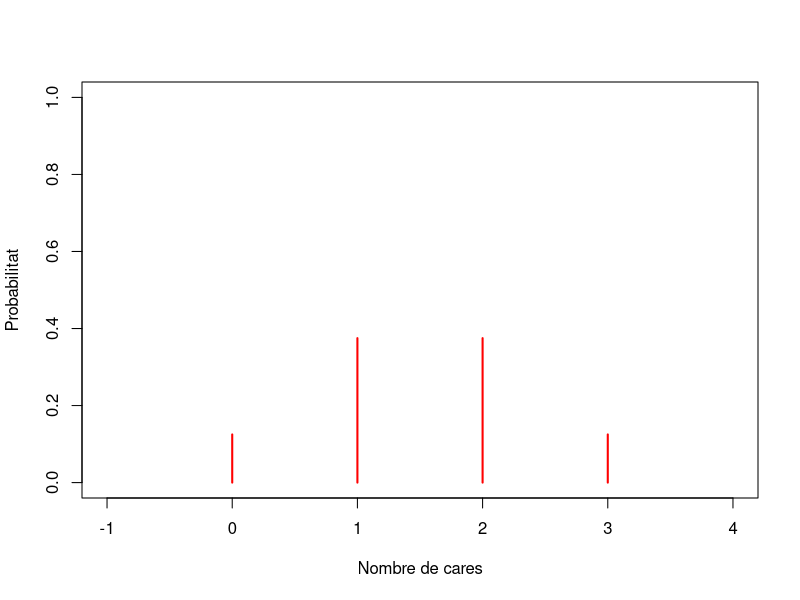
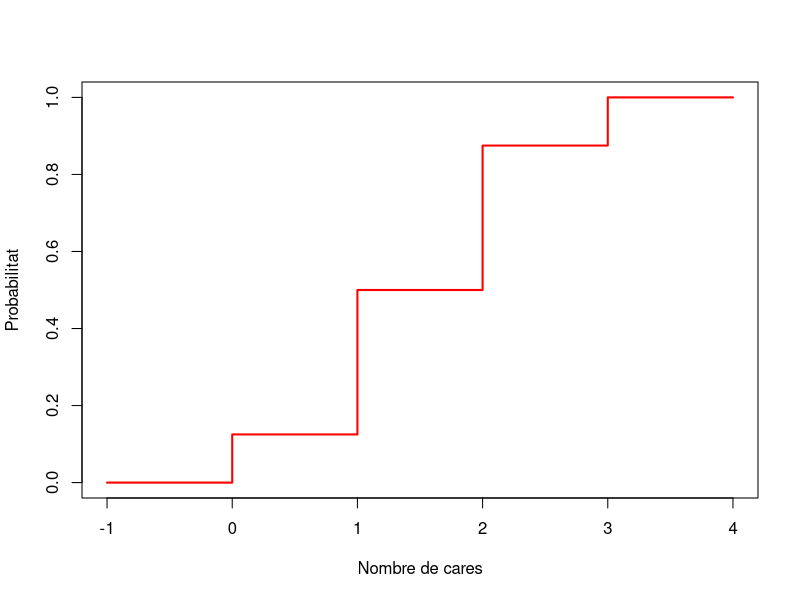
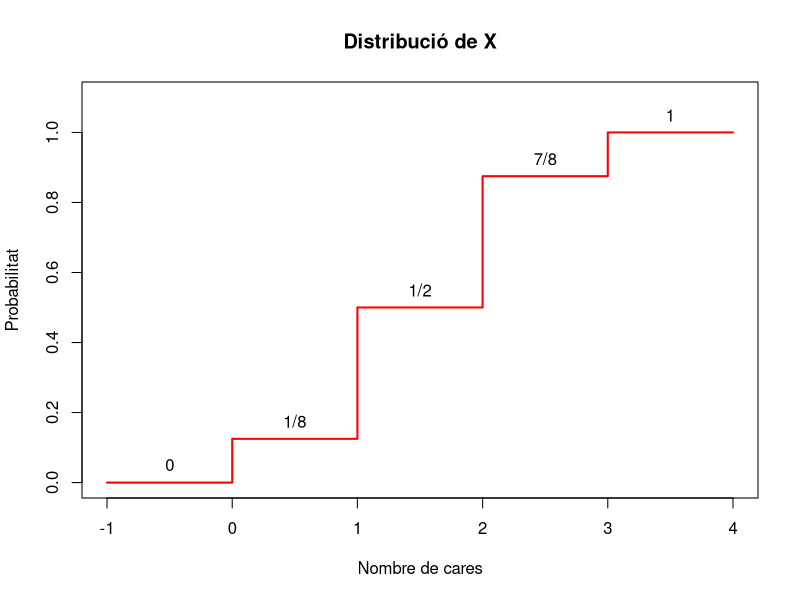
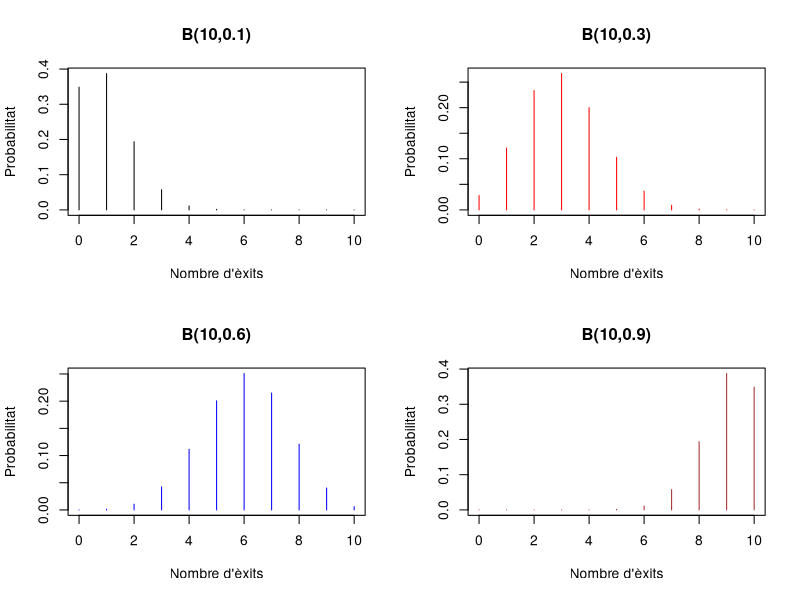
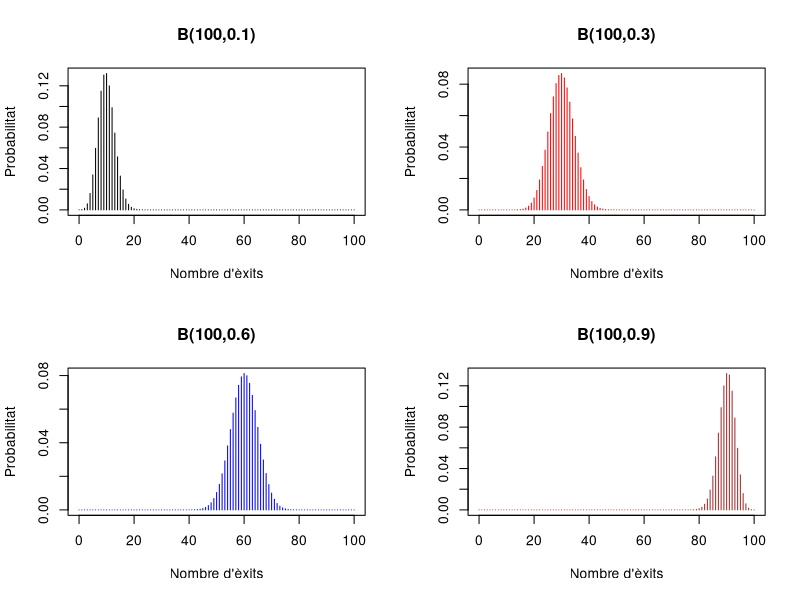
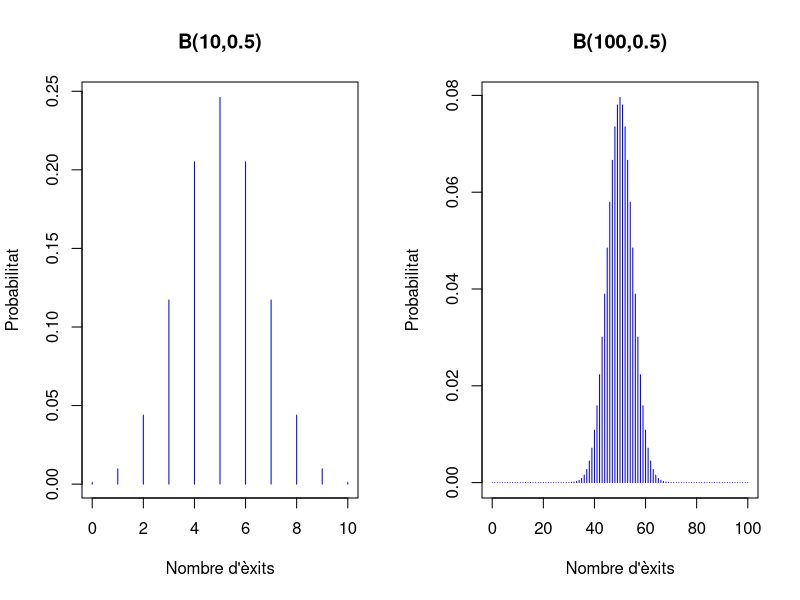

Here is the R script that generated these plots, in order: (Note: this script raises an error after producing the figures.)
## ---- chunk 1
plot(0:3,c(1/8,3/8,3/8,1/8),xlim=c(-1,4),ylim=c(0,1),xlab="Nombre de cares",ylab="Probabilitat",main="",type="h",col="red",lwd=2)
## ---- chunk 2
plot(c(-1,0,0,1,1,2,2,3,3,4),c(0,0,1/8,1/8,1/2,1/2,7/8,7/8,1,1),xlim=c(-1,4),yaxp=c(0,1,5),xlab="Nombre de cares",ylab="Probabilitat",main="",type="l",col="red",lwd=2)
## ---- chunk 3
plot(c(-1,0,0,1,1,2,2,3,3,4),c(0,0,1/8,1/8,1/2,1/2,7/8,7/8,1,1),xlim=c(-1,4),ylim=c(0,1.1),yaxp=c(0,1,5),xlab="Nombre de cares",ylab="Probabilitat",main="Distribució de X",type="l",col="red",lwd=2)
text(c(-0.5,0.5,1.5,2.5,3.5),c(0,1/8,1/2,7/8,1)+0.05,labels=c("0","1/8","1/2","7/8","1"))
## ---- chunk 4
par(mfrow=c(2,2))
plot(0:10,dbinom(0:10,10,0.1),pch=20,cex=0.75,xlab="Nombre d'èxits",ylab="Probabilitat",type="h",main="B(10,0.1)")
plot(0:10,dbinom(0:10,10,0.3),pch=20,cex=0.75,xlab="Nombre d'èxits",ylab="Probabilitat",type="h",main="B(10,0.3)",col="red")
plot(0:10,dbinom(0:10,10,0.6),pch=20,cex=0.75,xlab="Nombre d'èxits",ylab="Probabilitat",type="h",main="B(10,0.6)",col="blue")
plot(0:10,dbinom(0:10,10,0.9),pch=20,cex=0.75,xlab="Nombre d'èxits",ylab="Probabilitat",type="h",main="B(10,0.9)",col="brown")
## ---- chunk 5
par(mfrow=c(2,2))
plot(0:100,dbinom(0:100,100,0.1),pch=20,cex=0.75,xlab="Nombre d'èxits",ylab="Probabilitat",type="h",main="B(100,0.1)")
plot(0:100,dbinom(0:100,100,0.3),pch=20,cex=0.75,xlab="Nombre d'èxits",ylab="Probabilitat",type="h",main="B(100,0.3)",col="red")
plot(0:100,dbinom(0:100,100,0.6),pch=20,cex=0.75,xlab="Nombre d'èxits",ylab="Probabilitat",type="h",main="B(100,0.6)",col="blue")
plot(0:100,dbinom(0:100,100,0.9),pch=20,cex=0.75,xlab="Nombre d'èxits",ylab="Probabilitat",type="h",main="B(100,0.9)",col="brown")
par(mfrow=c(1,1))
## ---- chunk 6
par(mfrow=c(1,2))
plot(0:10,dbinom(0:10,10,0.5),pch=20,cex=0.75,xlab="Nombre d'èxits",ylab="Probabilitat",type="h",main="B(10,0.5)",col="blue")
plot(0:100,dbinom(0:100,100,0.5),pch=20,cex=0.75,xlab="Nombre d'èxits",ylab="Probabilitat",type="h",main="B(100,0.5)",col="blue")
par(mfrow=c(1,1))
## ---- chunk 7
include_graphics("Bioestadistica-II_files/figure-html/appprobdistr.png")
## ---- chunk 8
dbinom(5,20,1/6)
## ---- chunk 9
pbinom(5,20,1/6)
## ---- chunk 10
pbinom(4,20,1/6)
## ---- chunk 11
1-pbinom(7,20,1/6)
## ---- chunk 12
qbinom(0.25,20,1/6)
## ---- chunk 13
pbinom(2,20,1/6)
## ---- chunk 14
pbinom(1,20,1/6)
## ---- chunk 15
rbinom(50,20,1/6)
## ---- chunk 16
rbinom(50,20,1/6)
rbinom(50,20,1/6)
rbinom(50,20,1/6)
## ---- chunk 17
plot(0:10,dbinom(0:10,10,0.1),type="h",xlab="k",ylab="P(X=k)",main="Binomial vs Hipergeomètrica",ylim=c(0,0.5),lwd=1.5)
points(0.075+0:10,dhyper(0:10,5,45,10),type="h",col="red",lwd=1.5)
points(0.15+0:10,dhyper(0:10,50,450,10),type="h",col="blue",lwd=1.5)
points(0.225+0:10,dhyper(0:10,5000,45000,10),type="h",col="brown",lwd=1.5)
legend("topright",lty=c(1,1,1,1),col=c("black","red","blue","brown"),legend=c("B(10,0.1)","H(5,45,10)","H(50,450,10)","H(5000,45000,10)"),cex=0.75)
## ---- chunk 18
par(mfrow=c(2,2))
plot(0:10,dpois(0:10,2),xlab="Nombre d'observacions",ylab="Probabilitat",type="h",main=expression(lambda==2),col="red",lwd=2)
plot(0:15,dpois(0:15,5),xlab="Nombre d'observacions",ylab="Probabilitat",type="h",main=expression(lambda==5),lwd=2)
plot(0:25,dpois(0:25,10),xlab="Nombre d'observacions",ylab="Probabilitat",type="h",main=expression(lambda==10),col="blue",lwd=2)
plot(0:120,dpois(0:120,50),xlab="Nombre d'observacions",ylab="Probabilitat",type="h",main=expression(lambda==50),col="brown",lwd=2)
## ---- chunk 19
knitr::include_graphics("Bioestadistica-II_files/figure-html/dontpanic.png")
## ---- chunk 20
knitr::include_graphics("Bioestadistica-II_files/figure-html/graficadensidad3.png")
## ---- chunk 21
par(mfrow=c(3,2))
set.seed(100)
x=rf(10001000,2,4)
x=x[x<20]
hist(x,col="skyblue",freq=FALSE,xlab="",ylab="Densitat",main="", breaks=seq(0,20,length.out=10))
hist(x,col="skyblue",freq=FALSE,xlab="",ylab="Densitat",main="", breaks=seq(0,20,length.out=20))
hist(x,col="skyblue",freq=FALSE,xlab="",ylab="Densitat",main="", breaks=seq(0,20,length.out=50),ylim=c(0,0.8))
hist(x,col="skyblue",freq=FALSE,xlab="",ylab="Densitat",main="", breaks=seq(0,20,length.out=100),ylim=c(0,0.9))
hist(x,col="skyblue",freq=FALSE,xlab="",ylab="Densitat",main="", breaks=seq(0,20,length.out=200),ylim=c(0,0.9))
H4=hist(x,col="skyblue",freq=FALSE,xlab="",ylab="Densitat",main="", breaks=seq(0,20,length.out=500),ylim=c(0,1))
lines(H4$mids,H4$density,col="red",lwd=1.5)
par(mfrow=c(1,1))
## ---- chunk 22
H5=hist(x,col="skyblue",freq=FALSE,xlab="",ylab="Densitat",main="", breaks=seq(0,20,length.out=1000),ylim=c(0,1))
polygon(c(0,H5$mids),c(0,H5$density),col="skyblue",lwd=1.5,xlab="",ylab="Densitat")
## ---- chunk 23
knitr::include_graphics("Bioestadistica-II_files/figure-html/entreaib.png")
## ---- chunk 24
knitr::include_graphics("Bioestadistica-II_files/figure-html/density.png")
## ---- chunk 25
curve(dnorm(x,0,0.01),xlim=c(-0.05,0.05),xlab="",ylab="",main="Densitat de N(0,0.01)")
## ---- chunk 26
knitr::include_graphics("Bioestadistica-II_files/figure-html/censored.png")
## ---- chunk 27
curve(dnorm(x),-4,4,col="blue",lwd=3,main="",xlab="",ylab="")
abline(v=0)
## ---- chunk 28
knitr::include_graphics("Bioestadistica-II_files/figure-html/paranormal.png")
## ---- chunk 29
curve(pnorm(x,40*0.3,sqrt(40*0.3*0.7)),xlim=c(0,30),xlab="",ylab="",col="blue",lwd=2)
curve(pbinom(x,40,0.3),col="red",add=TRUE)
legend("topleft",lty=c(1,1),col=c("blue","red"),legend=c("Normal","Binomial"),cex=0.75)
## ---- chunk 30
y=30:110
plot(y,ppois(y,70),lwd=1.5,xlab="",ylab="", col="red", type="s",
     main="")
curve(pnorm(x,70,sqrt(70)),col="blue",add=TRUE,lwd=2)
legend("topleft",legend=c("Normal","Poisson"),col=c("blue","red"),
       lty=c(1,1),cex=0.75)
## ---- chunk 31
knitr::include_graphics("Bioestadistica-II_files/figure-html/emorisa.png")
## ---- chunk 32
pnorm(1.5,1,2)
## ---- chunk 33
qnorm(0.4,1,2)
## ---- chunk 34
dnorm(1.5,1,2)
## ---- chunk 35
pnorm(1.5)
## ---- chunk 36
qnorm(0.95)
## ---- chunk 37
pnorm(1)-pnorm(-1)
## ---- chunk 38
pbinom(70,400,0.2)
## ---- chunk 39
pnorm(70,80,8)
## ---- chunk 40
pnorm(70.5,80,8)
## ---- chunk 41
dbinom(70,400,0.2) 
## ---- chunk 42
dnorm(70,80,8) 
## ---- chunk 43
pnorm(70.5,80,8) -pnorm(69.5,80,8)
## ---- chunk 44
knitr::include_graphics("Bioestadistica-II_files/figure-html/hiperhipo.png")
## ---- chunk 45
round(qnorm(0.05,124,13.7),1)
## ---- chunk 46
round(qnorm(0.1,124,13.7),1)
## ---- chunk 47
round(qnorm(0.9,124,13.7),1)
## ---- chunk 48
round(qnorm(0.95,124,13.7),1)
## ---- chunk 49
Grup=c("Hipotens","Prehipotens","Normotens","Prehipertens","Hipertens")
Interval=c("<101.5","101.5 a 106.4","106.4 a 141.6","141.6 a 146.5","> 146.5")
df_aux=cbind(Grup, Interval)
## ---- chunk 50
knitr::kable(df_aux, booktabs = FALSE,col.names=c("Grup","Interval"), caption ="Límits d'hipotensió-hipertensió en homes joves.")
## ---- chunk 51
curve(dnorm,-4,4,xaxt="n",yaxt="n",xaxs="i",yaxs="i",xlab="",bty="l",ylab="",lwd=2)
abline(v=0,lty=2)
axis(1,at=c(0), labels=c(expression(mu)))
## ---- chunk 52
x <- seq(-4,4,.1)

plot(x,dnorm(x),type="l",xlab="",ylab=expression(f[X](x)),xaxs="i",yaxs="i",ylim=c(0,.4),bty="l",xaxt="n",yaxt="n")
polysection <- function(a,b,dist=dnorm,col="blue",n=11){
dx <- seq(a,b,length.out=n)
polygon(c(a,dx,b),c(0,dist(dx),0),border=NA,col=col)
}

for(i in -4:0){
polysection(i,i+1,col="grey")
}

axis(1,at=c(1), labels=c(expression(x)))
arrows(-0,0.1,-2.5,0.3,lwd=2)
text(-2.5,0.32,expression(F[X](x)== P(X<=x) ) )
## ---- chunk 53
x <- seq(-4,4,.1)

plot(x,dnorm(x),type="l",xlab="",ylab="",xaxs="i",yaxs="i",ylim=c(0,.4),bty="l",xaxt="n",yaxt="n",lwd=2)
polysection <- function(a,b,dist=dnorm,col="blue",n=11){
dx <- seq(a,b,length.out=n)
polygon(c(a,dx,b),c(0,dist(dx),0),border=NA,col=col)
}

for(i in -4:-2){
polysection(i,i+1,col="blue")
# polysection(-i-1,-i,col="grey")
}
for(i in 1:4){
polysection(i,i+1,col="blue")
# polysection(-i-1,-i,col="grey")
}


axis(1,at=c(-1,0,1), labels=c(expression(mu-x),expression(mu),expression(mu+x)))
abline(v=0,lty=2)
## ---- chunk 54
curve(dnorm(x,0,1),-4,6,col="red",xaxs="i",yaxs="i",ylim=c(0,0.5),bty="l",xaxt="n",yaxt="n",xlab="",ylab="",lwd=2,main=expression(mu[1]<mu[2]))
curve(dnorm(x,2,1),-4,6,col="blue",lwd=2,add=T)
abline(v=0)
abline(v=2)
axis(1,at=c(0,2), labels=c(expression(mu[1]),expression(mu[2])))
text(-1.5,0.32,expression(N(mu[1],sigma)),col="red")
text(3.5,0.32,expression(N(mu[2],sigma)),col="blue")
## ---- chunk 55
curve(dnorm(x,0,1),-6,6,col="red",xaxs="i",yaxs="i",ylim=c(0,0.5),bty="l",xaxt="n",yaxt="n",xlab="",ylab="",lwd=2,main=expression(sigma[1]<sigma[2]))
curve(dnorm(x,0,1.5),col="blue",lwd=2,add=T)
abline(v=0)
axis(1,at=c(0), labels=c(expression(mu)))
text(-1.5,0.32,expression(N(mu,sigma[1])),col="red")
text(3.5,0.1,expression(N(mu,sigma[2])),col="blue")
## ---- chunk 56
curve(dnorm(x,0,1),-4,8,col="red",xaxs="i",yaxs="i",ylim=c(0,0.5),bty="l",xaxt="n",yaxt="n",xlab="",ylab="",
lwd=2,main=expression(paste(mu[1]<mu[2], " i ", sigma[1]<sigma[2])))
curve(dnorm(x,2,1.5),col="blue",lwd=2,add=T)
abline(v=0)
abline(v=2)
axis(1,at=c(0,2), labels=c(expression(mu[1]),expression(mu[2])))
text(-1.5,0.32,expression(N(mu[1],sigma[1])),col="red")
text(3.5,0.25,expression(N(mu[2],sigma[2])),col="blue")
## ---- chunk 57
qnorm(0.1)
qnorm(0.305)
## ---- chunk 58
qnorm(0.95,1.633,0.065)
## ---- chunk 59
knitr::include_graphics("Bioestadistica-II_files/figure-html/analit.png")
## ---- chunk 60
qnorm(0.75)
## ---- chunk 61
curve(dnorm(log(x)),xlab="",ylab="",xlim=c(0,10))
## ---- chunk 62
qnorm(0.95,0.4541,0.3544)
## ---- chunk 63
plnorm(2.82,0.4541,0.3544)
## ---- chunk 64
curve(dnorm(x,0,50),xlim=c(-200,200),ylab="",xlab="")
curve(dnorm(x,0,60),col="red",add=TRUE)
curve(dnorm(x,0,75),col="blue",add=TRUE)
legend("topleft",lty=c(1,1,1),col=c("black","red","blue"),legend=1:3,cex=0.75)
